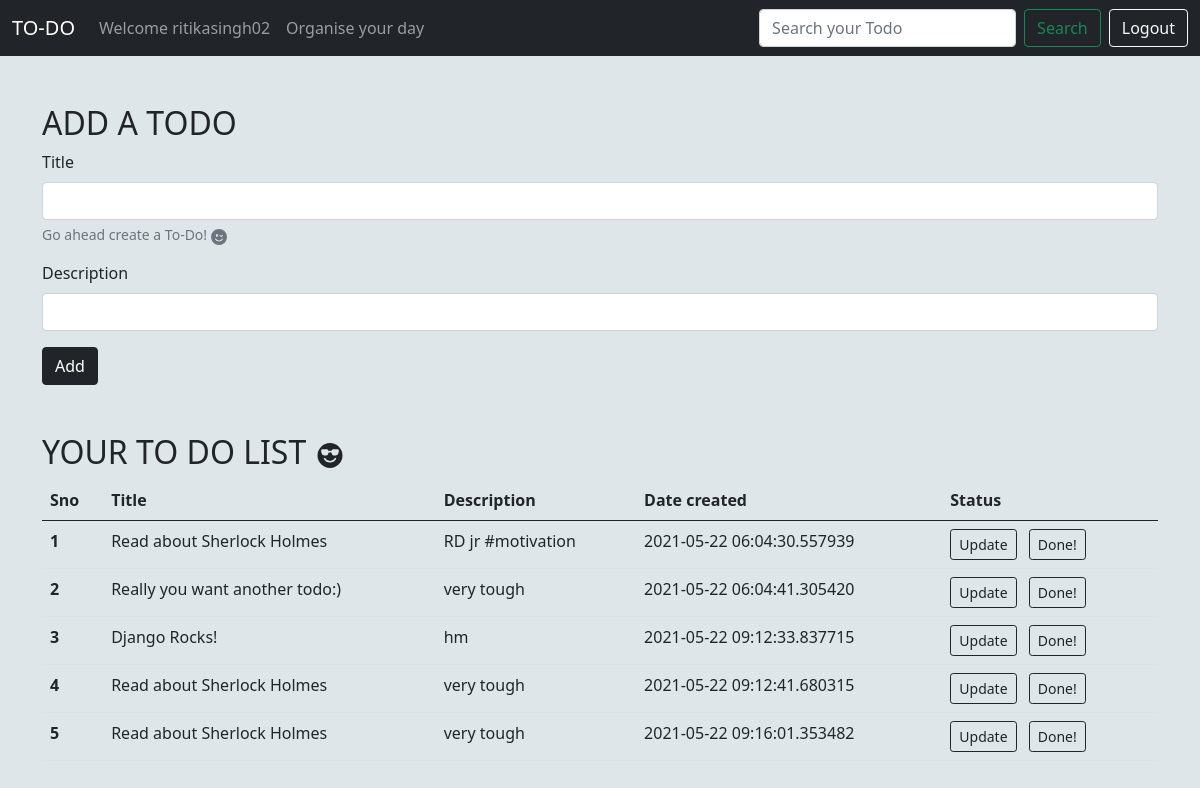
Screenshot of / (signed in) with the database file from the repository.
### app.py (models this page shows, shortened)
class Todo(db.Model):
    _tablename = 'todo'
    sno = db.Column(db.Integer, primary_key=True)
    title = db.Column(db.String(200), nullable=False)
    desc = db.Column(db.String(200), nullable=False)
    user = db.Column(db.String(200), db.ForeignKey('user.uname'))
    date_created = db.Column(db.DateTime, default=datetime.utcnow)

### app.py (the view)
@app.route('/', methods=['GET', 'POST'])
def home():
    if "user" in session:
        uname = session['user']
        if request.method == "POST":
            title = request.form["title"]
            desc = request.form["desc"]
            todo = Todo(title=title, desc=desc, user=uname)
            db.session.add(todo)
            db.session.commit()
        allqueries = Todo.query.filter_by(user=uname).all()
        return render_template('index.html', allqueries=allqueries, user=uname)
    else:
        return redirect(url_for("login"))

### templates/index.html (shortened to what this page needs)
{% extends 'base.html' %}
{%block body%}
    <div class="container my-5">
        <h2>ADD A TODO</h2>
    <form action= "/" method="POST">
        <div class="mb-3">
            <label for="title" class="form-label">Title</label>
            <input type="text" class="form-control" name = "title" id="title" aria-describedby="emailHelp">
            <div id="emailHelp" class="form-text">Go ahead create a To-Do!
            </div>
        </div>
        <div class="mb-3">
            <label for="desc" class="form-label">Description</label>
            <input type="text" class="form-control" name = "desc" id="desc">
        </div>
        <button type="submit" class="btn btn-dark ">Add</button>
        </form>
        </div>
    <div class="container my-5">
        <h2>YOUR TO DO LIST
          </h2>
        <table class="table  table-hover">
          {%if allqueries|length ==0%}
            <div class="alert alert-dark" role="alert">
              NEW DAY? - CREATE A TODO!
            </div>
          {%else%}
            <thead>
              <tr>
                <th scope="col">Sno</th>
                <th scope="col">Title</th>
                <th scope="col">Description</th>
                <th scope="col">Date created</th>
                <th scope="col">Status</th>
              </tr>
            </thead>
            <tbody>
              {% for todo in allqueries%}
              <tr>
                <th scope="row">{{loop.index}}</th>
                <td>{{todo.title}}</td>
                <td>{{todo.desc}}</td>
                <td>{{todo.date_created}}</td>
                <td><a href = "update/{{todo.sno}}"><button type="button" class="btn btn-outline-dark  btn-sm" >Update</button></a>
                <a href = "delete/{{todo.sno}}"><button type="button" class="btn btn-outline-dark mx-2  btn-sm" >Done!</button></a></td>
              </tr>
              {%endfor%}
              {%endif%}
            </tbody>
          </table>
    </div>
{%endblock%}

### templates/base.html (shortened to what this page needs)
<!doctype html>
<html lang="en">
  <head>
    <link href="https://cdn.jsdelivr.net/npm/bootstrap@5.0.0/dist/css/bootstrap.min.css" rel="stylesheet">
    <link href="https://cdn.jsdelivr.net/npm/bootstrap@5.0.0/dist/css/bootstrap.min.css" rel="stylesheet">
  </head>
  <body>
    <nav class="navbar navbar-expand-lg navbar-dark bg-dark">
        <div class="container-fluid">
          <a class="navbar-brand" href="/">TO-DO</a>
          <div class="collapse navbar-collapse" id="navbarSupportedContent">
            <ul class="navbar-nav me-auto mb-2 mb-lg-0">
              <li class="nav-item">
                {% if user%}
                <a class="nav-link deactive" aria-current="page" href="/">Welcome {{user}}</a>
                {%else%}
                <a class="nav-link active" aria-current="page" href="/login">Login</a>
                {%endif%}
              </li>
              <li class="nav-item">
                <a class="nav-link" href="#">Organise your day</a>
              </li>
            </ul>
            <div class="d-flex" >
              <input class="form-control me-2" type="search" id = "search" name= "search" placeholder="Search your Todo" aria-label="Search">
              <button class="btn btn-outline-success me-2" onclick= "search(event)" type="submit">Search</button>
            </div>
            <div class="d-flex" >
              <button type="button" class="btn btn-outline-light" onclick="location.href ='/logout';">Logout</button>
            </div>
          </div>
        </div>
      </nav>
      {% block body %}
      {% endblock body %}
  </body>
  </html>

### templates/base.html (style rules this page uses)
body { background-color: #dfe6e9; }

### rows the page displays
Todo: title "Read about Sherlock Holmes", desc "RD jr #motivation", date_created "2021-05-22 06:04:30.557939"
Todo: title "Really you want another todo:)", desc "very tough", date_created "2021-05-22 06:04:41.305420"
Todo: title "Django Rocks!", desc "hm", date_created "2021-05-22 09:12:33.837715"
Todo: title "Read about Sherlock Holmes", desc "very tough", date_created "2021-05-22 09:12:41.680315"
Todo: title "Read about Sherlock Holmes", desc "very tough", date_created "2021-05-22 09:16:01.353482"

### other values shown
{{ user }} "ritikasingh02"
